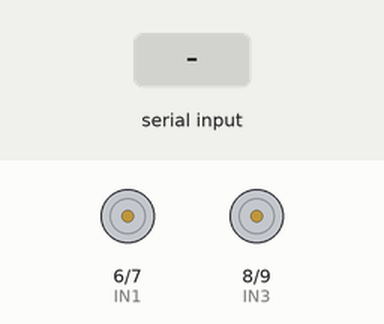
Simulated run of this sketch. Board: Arduino Uno, built with avr-gcc and run on an emulated ATmega328P. On the bench: motor-driver pin pairs drawn as motors (green arrow = first pin HIGH = forward, orange = second pin HIGH = backward, longer = more drive, scaled by the enable pin). The inputs (shaded band) are chosen by the test bench.

Above: at 1.2 s.
1.3 s: "90,45\n" received over Serial
At 1.5 s:
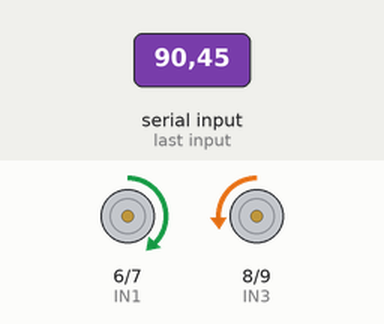
3.2 s: "30,150\n" received over Serial
At 3.4 s:
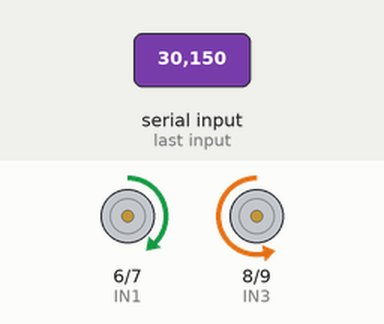
5.1 s: "1,90\n" received over Serial
At 5.3 s:
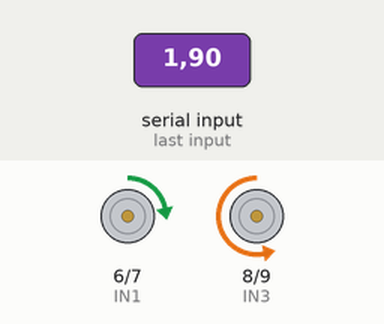
Timing chart, 0 to 8.1 s (numbered marks = the images above; inputs shaded):
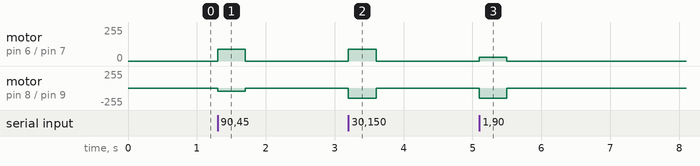

Measured:
- after the input at 1.3 s, motor on pin 6 (IN1) / pin 7 (IN2): stopped → forward 90/255 at once, → stopped 0.40 s later; motor on pin 8 (IN3) / pin 9 (IN4): stopped → backward 45/255 at once, → stopped 0.40 s later
- after the input at 3.2 s, motor on pin 6 (IN1) / pin 7 (IN2): stopped → forward 90/255 at once, → stopped 0.40 s later; motor on pin 8 (IN3) / pin 9 (IN4): stopped → backward 150/255 at once, → stopped 0.40 s later
- after the input at 5.1 s, motor on pin 6 (IN1) / pin 7 (IN2): stopped → forward 30/255 at once, → stopped 0.40 s later; motor on pin 8 (IN3) / pin 9 (IN4): stopped → backward 150/255 at once, → stopped 0.40 s later

The sketch:

prop_drive.ino
```cpp
// prop_drive.ino - Arduino Uno + L298N
// Reads "left,right\n" (PWM -255..255) at 115200 baud from the PC.
// Stops both motors if no command arrives for 400 ms (failsafe).
const int ENA = 5,  IN1 = 6, IN2 = 7;   // motor A (left value)
const int ENB = 10, IN3 = 8, IN4 = 9;   // motor B (right value)
const bool INVERT_A = false;
const bool INVERT_B = true;
const unsigned long FAILSAFE_MS = 400;

char buf[32];
byte idx = 0;
unsigned long lastCmd = 0;

void drive(int en, int a, int b, int pwm, bool invert) {
  if (invert) pwm = -pwm;
  pwm = constrain(pwm, -255, 255);
  if (pwm > 0)      { digitalWrite(a, HIGH); digitalWrite(b, LOW);  }
  else if (pwm < 0) { digitalWrite(a, LOW);  digitalWrite(b, HIGH); }
  else              { digitalWrite(a, LOW);  digitalWrite(b, LOW);  }
  analogWrite(en, abs(pwm));
}

void stopAll() {
  drive(ENA, IN1, IN2, 0, false);
  drive(ENB, IN3, IN4, 0, false);
}

void setup() {
  pinMode(ENA, OUTPUT); pinMode(IN1, OUTPUT); pinMode(IN2, OUTPUT);
  pinMode(ENB, OUTPUT); pinMode(IN3, OUTPUT); pinMode(IN4, OUTPUT);
  stopAll();
  Serial.begin(115200);
}

void loop() {
  while (Serial.available()) {
    char c = Serial.read();
    if (c == '\n') {
      buf[idx] = '\0';
      char *comma = strchr(buf, ',');
      if (comma) {
        *comma = '\0';
        int l = atoi(buf);
        int r = atoi(comma + 1);
        drive(ENA, IN1, IN2, l, INVERT_A);
        drive(ENB, IN3, IN4, r, INVERT_B);
        lastCmd = millis();
      }
      idx = 0;
    } else if (c != '\r') {
      if (idx < sizeof(buf) - 1) buf[idx++] = c;
      else idx = 0;               // line too long: drop it
    }
  }
  if (millis() - lastCmd > FAILSAFE_MS) stopAll();
}
```
